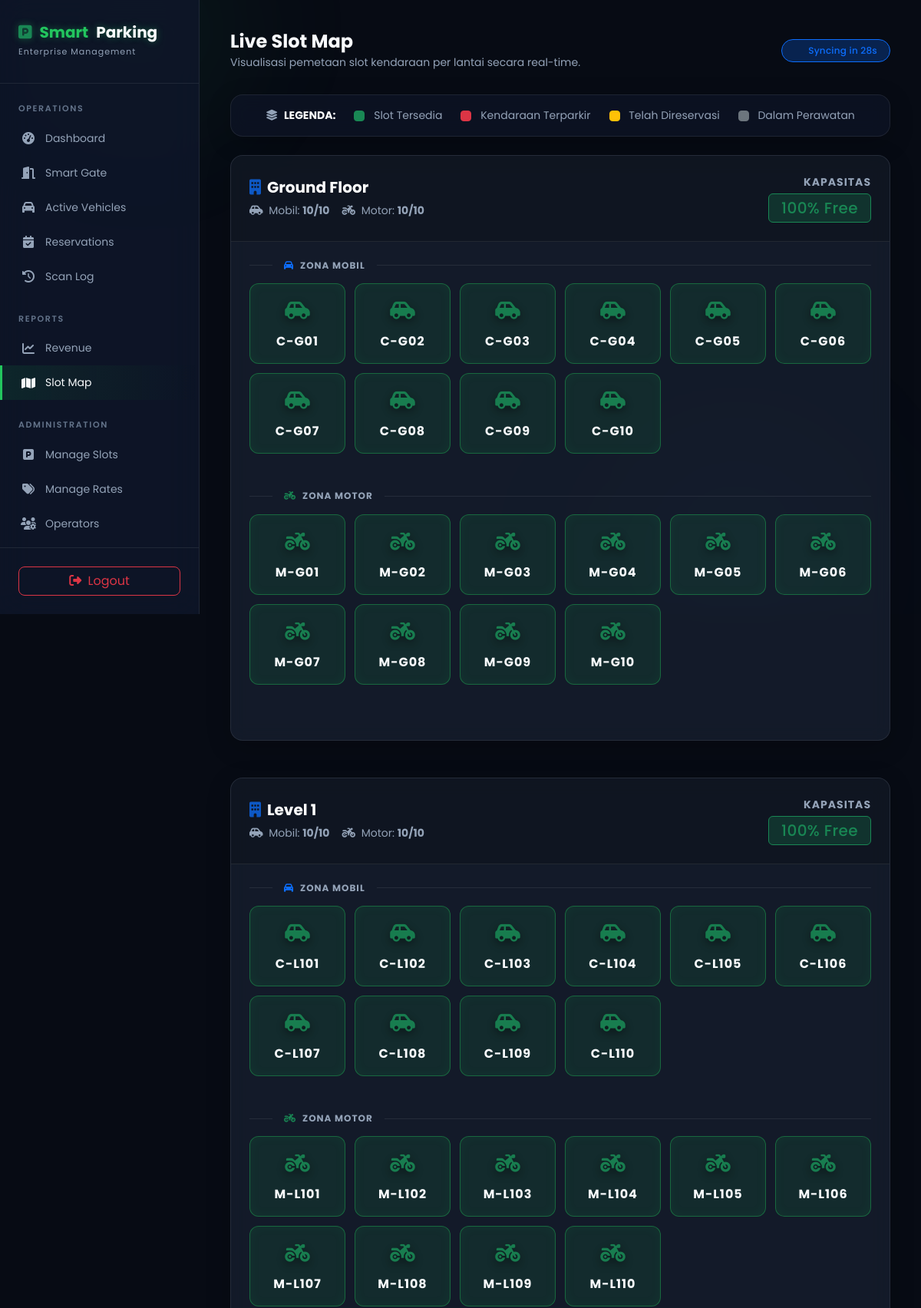
/slot_map.php (signed in, upper part), run on the app's committed database.
### tables this page shows
CREATE TABLE `parking_slot` (
  `slot_id` int(11) NOT NULL AUTO_INCREMENT,
  `slot_number` varchar(10) NOT NULL,
  `slot_type` enum('car','motorcycle') NOT NULL,
  `floor_id` int(11) NOT NULL,                         
  `status` enum('available','occupied','reserved','maintenance') NOT NULL DEFAULT 'available',
  PRIMARY KEY (`slot_id`),
  UNIQUE KEY `uk_slot_number` (`slot_number`),
  KEY `idx_status` (`status`),
  KEY `idx_floor_type` (`floor_id`, `slot_type`),
  CONSTRAINT `fk_slot_floor` FOREIGN KEY (`floor_id`) REFERENCES `floor` (`floor_id`)
);

### slot_map.php (the view, shortened to what this page needs)
<?php
require_once 'config/connection.php';
$stmt = $pdo->query("
    SELECT ps.slot_id, ps.slot_number, ps.slot_type, ps.status,
           f.floor_code AS floor, f.floor_name,
           t.check_in_time, t.ticket_code,
           v.plate_number, v.owner_name,
           TIMESTAMPDIFF(MINUTE, t.check_in_time, NOW()) AS minutes_parked
    FROM parking_slot ps
    JOIN floor f ON ps.floor_id = f.floor_id
    LEFT JOIN `transaction` t ON t.slot_id = ps.slot_id AND t.payment_status = 'unpaid'
    LEFT JOIN vehicle v ON t.vehicle_id = v.vehicle_id
    ORDER BY f.floor_code, ps.slot_type, ps.slot_number
");
$all_slots = $stmt->fetchAll();
$floors = [];
foreach ($all_slots as $slot) {
    $floors[$slot['floor']][$slot['slot_type']][] = $slot;
}
ksort($floors);
$floor_summary = $pdo->query("
    SELECT f.floor_code AS floor, f.floor_name,
           SUM(ps.slot_type='car'        AND ps.status='available') AS car_avail,
           SUM(ps.slot_type='car')                                  AS car_total,
           SUM(ps.slot_type='motorcycle' AND ps.status='available') AS moto_avail,
           SUM(ps.slot_type='motorcycle')                           AS moto_total
    FROM parking_slot ps
    JOIN floor f ON ps.floor_id = f.floor_id
    GROUP BY f.floor_id, f.floor_code, f.floor_name
    ORDER BY f.floor_code
")->fetchAll();
$fs = [];
foreach ($floor_summary as $row) { $fs[$row['floor']] = $row; }
include 'includes/header.php';
?>
<div class="main-content">
    <div class="topbar">
        <div>
            <h4 class="mb-0 fw-bold">Live Slot Map</h4>
            <small class="text-muted">Visualisasi pemetaan slot kendaraan per lantai secara real-time.</small>
        </div>
        <div class="d-flex align-items-center gap-3">
            <span class="badge bg-primary bg-opacity-25 text-primary border border-primary px-3 py-2 rounded-pill d-flex align-items-center">
                <span id="lastRefresh">Live Sync</span>
            </span>
        </div>
    </div>
    <div class="glass-panel p-3 mb-4 d-flex justify-content-center gap-4 flex-wrap" style="background: rgba(15, 23, 42, 0.6);">
        <span class="text-white small fw-bold"><i class="fas fa-layer-group text-muted me-2"></i>LEGENDA:</span>
        <span class="text-muted small"><span class="legend-dot bg-success border border-success me-2"></span> Slot Tersedia</span>
        <span class="text-muted small"><span class="legend-dot bg-danger border border-danger me-2"></span> Kendaraan Terparkir</span>
        <span class="text-muted small"><span class="legend-dot bg-warning border border-warning me-2"></span> Telah Direservasi</span>
        <span class="text-muted small"><span class="legend-dot bg-secondary border border-secondary me-2" style="background:#475569"></span> Dalam Perawatan</span>
    </div>
    <?php foreach ($floors as $floor_code => $types): ?>
    <div class="glass-panel mb-5 p-0 overflow-hidden">
        <div class="p-4 border-bottom d-flex justify-content-between align-items-center" style="border-color: var(--border-glass) !important; background: rgba(0,0,0,0.2);">
            <div>
                <h5 class="mb-1 fw-bold text-white d-flex align-items-center">
                    <i class="fas fa-building text-primary me-2 opacity-75"></i>
                    <?= htmlspecialchars($fs[$floor_code]['floor_name'] ?? $floor_code) ?>
                </h5>
                <?php if (isset($fs[$floor_code])): $f = $fs[$floor_code]; ?>
                <div class="text-muted small d-flex gap-3 mt-2">
                    <span><i class="fas fa-car-side me-1"></i> Mobil: <strong><?= $f['car_avail'] ?>/<?= $f['car_total'] ?></strong></span>
                    <span><i class="fas fa-motorcycle me-1"></i> Motor: <strong><?= $f['moto_avail'] ?>/<?= $f['moto_total'] ?></strong></span>
                </div>
                <?php endif; ?>
            </div>
            <div>
                <?php if (isset($fs[$floor_code])): $f = $fs[$floor_code];
                $total_avail = $f['car_avail'] + $f['moto_avail'];
                $total_all   = $f['car_total'] + $f['moto_total'];
                $pct = $total_all > 0 ? round($total_avail / $total_all * 100) : 0;
                $p_cls = $pct > 50 ? 'success' : ($pct > 20 ? 'warning' : 'danger');
                ?>
                <div class="text-end">
                    <div class="text-uppercase small fw-bold text-muted mb-1" style="letter-spacing:1px;">Kapasitas</div>
                    <span class="badge bg-<?= $p_cls ?> bg-opacity-25 border border-<?= $p_cls ?> text-<?= $p_cls ?> fs-5 px-3 py-2 rounded">
                        <?= $pct ?>% Free
                    </span>
                </div>
                <?php endif; ?>
            </div>
        </div>
        <div class="p-4">
            <?php foreach ($types as $type => $slots): ?>
            <h6 class="text-muted text-uppercase fw-bold mb-3 d-flex align-items-center" style="letter-spacing: 1px; font-size: 12px;">
                <span style="width: 30px; height: 1px; background: var(--border-glass); margin-right: 15px;"></span>
                <?= $type === 'car' ? '<i class="fas fa-car text-primary me-2"></i> Zona Mobil' : '<i class="fas fa-motorcycle text-success me-2"></i> Zona Motor' ?>
                <span style="flex-grow: 1; height: 1px; background: var(--border-glass); margin-left: 15px;"></span>
            </h6>
            <div class="slot-grid mb-5">
                <?php foreach ($slots as $s):
                ?>
                <div class="slot-box <?= $s['status'] ?>">
                    <span class="slot-icon" style="filter: drop-shadow(0 4px 6px rgba(0,0,0,0.5));">
                        <?php if ($s['status'] === 'available'): ?>
                            <?= $s['slot_type'] === 'car' ? '<i class="fas fa-car-side text-success"></i>' : '<i class="fas fa-motorcycle text-success"></i>' ?>
                        <?php elseif ($s['status'] === 'occupied'): ?>
                            <?= $s['slot_type'] === 'car' ? '<i class="fas fa-car-side text-danger"></i>' : '<i class="fas fa-motorcycle text-danger"></i>' ?>
                        <?php elseif ($s['status'] === 'reserved'): ?>
                            <i class="fas fa-lock text-warning"></i>
                        <?php else: ?>
                            <i class="fas fa-tools text-secondary"></i>
                        <?php endif; ?>
                    </span>
                    <div class="slot-num"><?= htmlspecialchars($s['slot_number']) ?></div>
                </div>
                <?php endforeach; ?>
            </div>
            <?php endforeach; ?>
        </div>
    </div>
    <?php endforeach; ?>
</div>
<?php include 'includes/footer.php'; ?>

### assets/css/premium.css (style rules this page uses)
:root { --bg-dark: #070B14; --card-bg: rgba(30, 41, 59, 0.55); --sidebar-bg: rgba(15, 23, 42, 0.85); --border-glass: rgba(255, 255, 255, 0.08); --text-main: #F8FAFC; --text-muted: #94A3B8; --primary: #3B82F6; --primary-glow: rgba(59, 130, 246, 0.3); --success: #22C55E; --success-glow: rgba(34, 197, 94, 0.3); --warning: #F59E0B; --danger: #EF4444; }
body { background-color: var(--bg-dark); color: var(--text-main); font-family: 'Poppins', sans-serif; min-height: 100vh; overflow-x: hidden; position: relative; margin: 0; }
h1, h2, h3, h4, h5, h6 { font-weight: 600; color: var(--text-main); }
.text-muted { color: var(--text-muted) !important; }
.glass-panel { background: var(--card-bg); backdrop-filter: blur(12px); -webkit-backdrop-filter: blur(12px); border: 1px solid var(--border-glass); border-radius: 16px; box-shadow: 0 8px 32px rgba(0, 0, 0, 0.2); }
.main-content { margin-left: 260px; padding: 40px; }
.badge { padding: 6px 12px; font-weight: 500; letter-spacing: 0.02em; border-radius: 6px; }
.topbar { display: flex; justify-content: space-between; align-items: center; margin-bottom: 30px; }
* { scrollbar-width: none !important; }

### slot_map.php (style rules this page uses)
.slot-grid { display: grid; grid-template-columns: repeat(auto-fill, minmax(110px, 1fr)); gap: 12px; }
.slot-box { border-radius: 12px; padding: 16px 8px; text-align: center; cursor: pointer; transition: all .2s; position: relative; border: 1px solid rgba(255,255,255,0.1); background: rgba(30,30,40,0.4); }
.slot-box.available { background: rgba(34, 197, 94, 0.1); border-color: rgba(34, 197, 94, 0.4); box-shadow: inset 0 0 15px rgba(34, 197, 94, 0.05); }
.slot-box .slot-num { font-weight: 700; font-size: 16px; margin-top: 8px; letter-spacing: 1px; color: var(--text-main); }
.slot-box .slot-icon { font-size: 26px; display: block; opacity: 0.9; }
.legend-dot { width: 14px; height: 14px; border-radius: 4px; display: inline-block; vertical-align: middle; }

### data on the page
parking_slot: status "available" (drawn), slot_number "C-G01"
parking_slot: status "available" (drawn), slot_number "C-G02"
parking_slot: status "available" (drawn), slot_number "C-G03"
parking_slot: status "available" (drawn), slot_number "C-G04"
parking_slot: status "available" (drawn), slot_number "C-G05"
parking_slot: status "available" (drawn), slot_number "C-G06"
parking_slot: status "available" (drawn), slot_number "C-G07"
parking_slot: status "available" (drawn), slot_number "C-G08"
parking_slot: status "available" (drawn), slot_number "C-G09"
parking_slot: status "available" (drawn), slot_number "C-G10"
parking_slot: status "available" (drawn), slot_number "M-G01"
parking_slot: status "available" (drawn), slot_number "M-G02"
parking_slot: status "available" (drawn), slot_number "M-G03"
parking_slot: status "available" (drawn), slot_number "M-G04"
parking_slot: status "available" (drawn), slot_number "M-G05"
parking_slot: status "available" (drawn), slot_number "M-G06"
parking_slot: status "available" (drawn), slot_number "M-G07"
parking_slot: status "available" (drawn), slot_number "M-G08"
parking_slot: status "available" (drawn), slot_number "M-G09"
parking_slot: status "available" (drawn), slot_number "M-G10"
parking_slot: status "available" (drawn), slot_number "C-L101"
parking_slot: status "available" (drawn), slot_number "C-L102"
parking_slot: status "available" (drawn), slot_number "C-L103"
parking_slot: status "available" (drawn), slot_number "C-L104"
parking_slot: status "available" (drawn), slot_number "C-L105"
parking_slot: status "available" (drawn), slot_number "C-L106"
parking_slot: status "available" (drawn), slot_number "C-L107"
parking_slot: status "available" (drawn), slot_number "C-L108"
parking_slot: status "available" (drawn), slot_number "C-L109"
parking_slot: status "available" (drawn), slot_number "C-L110"
parking_slot: status "available" (drawn), slot_number "M-L101"
parking_slot: status "available" (drawn), slot_number "M-L102"
parking_slot: status "available" (drawn), slot_number "M-L103"
parking_slot: status "available" (drawn), slot_number "M-L104"
parking_slot: status "available" (drawn), slot_number "M-L105"
parking_slot: status "available" (drawn), slot_number "M-L106"
parking_slot: status "available" (drawn), slot_number "M-L107"
parking_slot: status "available" (drawn), slot_number "M-L108"
parking_slot: status "available" (drawn), slot_number "M-L109"
parking_slot: status "available" (drawn), slot_number "M-L110"

### other printed values
$fs[$floor_code]['floor_name'] "Ground Floor"
$f['car_avail'] "10"
$f['car_total'] "10"
$f['moto_avail'] "10"
$f['moto_total'] "10"
$pct "100"
$fs[$floor_code]['floor_name'] "Level 1"
